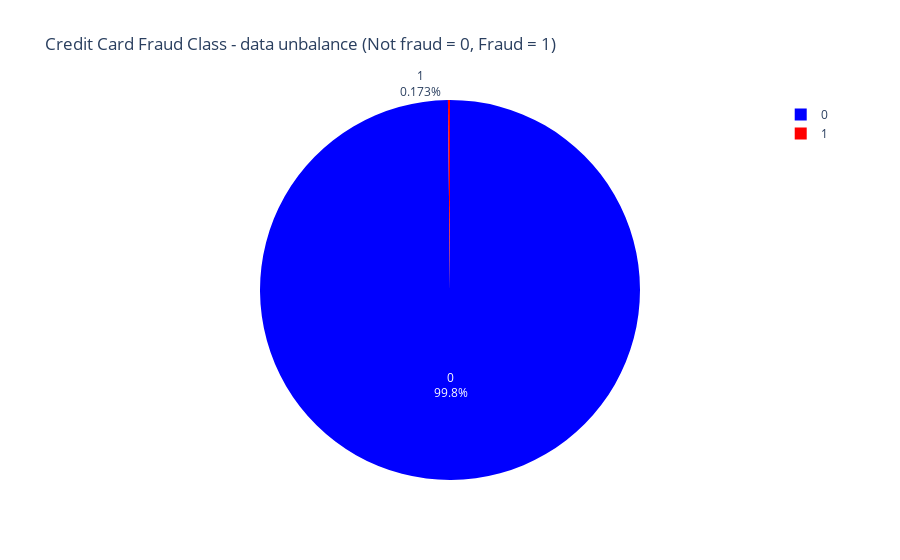

Write notebook code for a chart like this one.
### Code cell
trace = go.Pie(
    labels=df['Class'],
    values=df['values'],
    name="Credit Card Fraud Class - data unbalance (Not fraud = 0, Fraud = 1)",
    marker=dict(colors=["Blue", "Red"]),
    textinfo='label+percent',
    hoverinfo='label+value'
)

data = [trace]
layout = go.Layout(title='Credit Card Fraud Class - data unbalance (Not fraud = 0, Fraud = 1)')
fig = go.Figure(data=data, layout=layout)

iplot(fig)

### Figure 1 — Plotly figure (JSON) as saved in the notebook; plotly's stock layout.template omitted (floating-point values rounded to 4 significant figures)
{"data": [{"hoverinfo": "label+value", "labels": [0, 1], "marker": {"colors": ["Blue", "Red"]}, "name": "Credit Card Fraud Class - data unbalance (Not fraud = 0, Fraud = 1)", "textinfo": "label+percent", "type": "pie", "values": [284315, 492]}], "layout": {"title": {"text": "Credit Card Fraud Class - data unbalance (Not fraud = 0, Fraud = 1)"}}}
